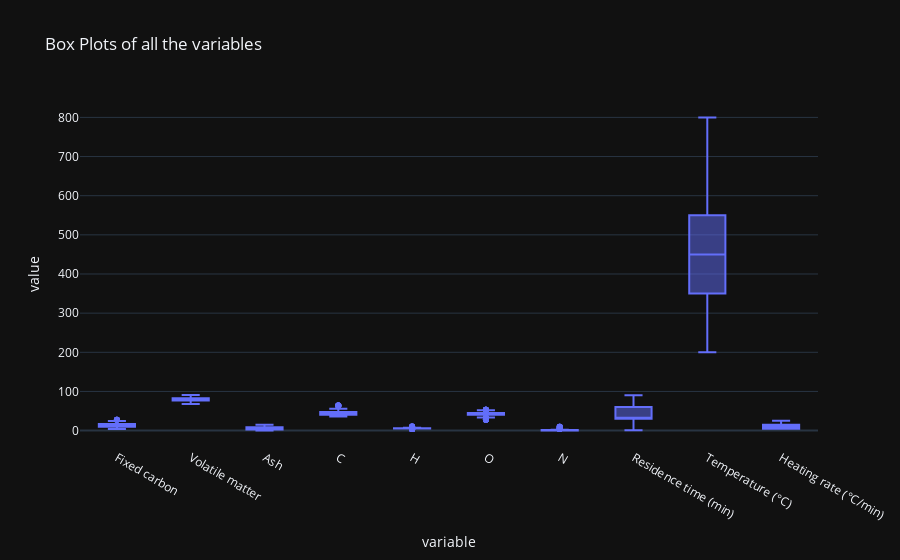

The code cell stored with this chart in its notebook:
### Code cell
import pandas as pd
import seaborn as sb
import numpy as np
import matplotlib.pyplot as plt
import plotly.express as px
from sklearn.model_selection import train_test_split
from sklearn.ensemble import RandomForestClassifier
from sklearn.metrics import accuracy_score, classification_report, mean_squared_error
from sklearn.preprocessing import StandardScaler, OneHotEncoder

# Load the CSV data file into a pandas DataFrame
file_path = r'C:\Users\keswa\OneDrive - Universiti Teknikal Malaysia Melaka\UTEM\BITU 3973 (FYP)\Data-Biochar-Yield.csv'
try:
    df = pd.read_csv(file_path, index_col='Unnamed: 0', encoding='latin1')
except UnicodeDecodeError:
    df = pd.read_csv(file_path, index_col='Unnamed: 0', encoding='iso-8859-1')

print(df.head())

# Visualisation of all the variables (WWTP) 
fig = px.box(df, y=df.drop(['Biochar yield (%)'], axis=1).columns, template='plotly_dark', title='Box Plots of all the variables')
fig.show()

# Define a function to convert continuous target variable to categorical for classification
def classify_target(y):
    return pd.qcut(y, q=3, labels=['Low', 'Medium', 'High'])

# Normalize the features
columns_to_drop = ['Biochar yield (%)', 'Temperature (°C)']
X = df.drop(columns_to_drop, axis=1)
scaler = StandardScaler()
X_scaled = scaler.fit_transform(X)
X_scaled_df = pd.DataFrame(X_scaled, columns=X.columns)

print(X_scaled_df.head())

# Apply the function to each target variable
y_bio_class = classify_target(df['Biochar yield (%)'])

# Split the dataset into training and testing subsets for Biochar Yield
X_train, X_test, y_train, y_test = train_test_split(X_scaled_df, y_bio_class, test_size=0.2, random_state=20)

# Random Forest Classifier model for Biochar Yield (%)
classifier_bio = RandomForestClassifier(random_state=20)
classifier_bio.fit(X_train, y_train)
y_pred_bio = classifier_bio.predict(X_test)

# Evaluate the model
accuracy_bio = accuracy_score(y_test, y_pred_bio)
classification_report_bio = classification_report(y_test, y_pred_bio)

print("Accuracy Biochar Yield (%)):", accuracy_bio)
print("\nClassification Report (Biochar Yield (%)):")
print(classification_report_bio)

# Convert the classification report to a DataFrame
report_df = pd.DataFrame(classification_report(y_test, y_pred_bio, output_dict=True)).T

# Plotting Precision, Recall, and F1-score for each class
plt.figure(figsize=(10, 6))
plt.plot(report_df.index[:-1], report_df['precision'][:-1], marker='o', label='Precision')
plt.plot(report_df.index[:-1], report_df['recall'][:-1], marker='o', label='Recall')
plt.plot(report_df.index[:-1], report_df['f1-score'][:-1], marker='o', label='F1-score')
plt.xlabel('Classes')
plt.ylabel('Scores')
plt.title('Detailed Classification Report for Biochar Yield Classification Model')
plt.legend()
plt.grid(True)
plt.xticks(rotation=45)
plt.show()

# Calculate feature importances
importances = classifier_bio.feature_importances_

# Create a DataFrame to store feature names and their importance scores
feature_importance_df = pd.DataFrame({
    'Feature': X_scaled_df.columns,
    'Importance': importances
})

# Sort the DataFrame by importance scores
feature_importance_df = feature_importance_df.sort_values(by='Importance', ascending=True)

# Visualize feature importance
plt.figure(figsize=(10, 6))
plt.barh(feature_importance_df['Feature'], feature_importance_df['Importance'])
plt.xlabel('Importance')
plt.ylabel('Feature')
plt.title('Feature Importance in Random Forest Classifier for Biochar Yield')
plt.show()

# Calculate the correlation matrix
correlation_matrix = X_scaled_df.corr()

# Plot the correlation heatmap
plt.figure(figsize=(10, 8))
sb.heatmap(correlation_matrix, annot=True, cmap='coolwarm', fmt=".2f", linewidths=0.5)
plt.title('Correlation Heatmap of Features')
plt.show()

# Predict probabilities for each class
y_prob_bio = classifier_bio.predict_proba(X_test)

# One-hot encode the true labels
encoder = OneHotEncoder()
y_test_encoded = encoder.fit_transform(y_test.values.reshape(-1, 1)).toarray()

# Calculate the MSE
mse_bio = mean_squared_error(y_test_encoded, y_prob_bio)
print("Mean Squared Error for Biochar Yield Classification Model: {:.2f}".format(mse_bio))

### Figure 1 — Plotly figure (JSON) as saved in the notebook; plotly's stock layout.template omitted (floating-point values rounded to 4 significant figures; data arrays with more than 128 entries replaced by an {"elided": "..."} marker saying what was removed)
{"data": [{"alignmentgroup": "True", "hovertemplate": "variable=%{x}<br>value=%{y}<extra></extra>", "legendgroup": "", "marker": {"color": "#636efa"}, "name": "", "notched": false, "offsetgroup": "", "orientation": "v", "showlegend": false, "type": "box", "x": {"elided": "2260 str values"}, "x0": " ", "xaxis": "x", "y": {"elided": "2260 float values"}, "y0": " ", "yaxis": "y"}], "layout": {"autosize": true, "boxmode": "group", "legend": {"tracegroupgap": 0}, "title": {"text": "Box Plots of all the variables"}, "xaxis": {"anchor": "y", "autorange": true, "domain": [0, 1], "range": [-0.5, 9.5], "title": {"text": "variable"}, "type": "category"}, "yaxis": {"anchor": "x", "autorange": true, "domain": [0, 1], "range": [-44.44, 844.4], "title": {"text": "value"}, "type": "linear"}}}
